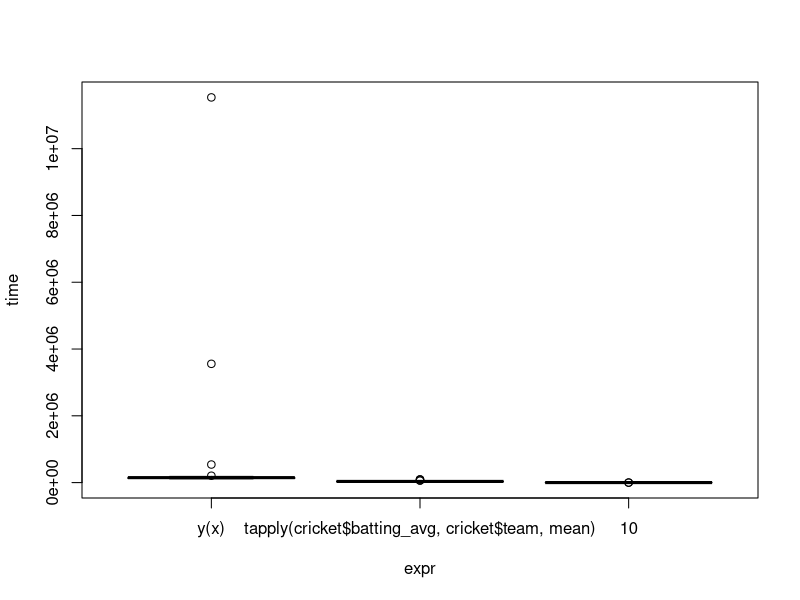

This chart was generated by the following R code: (Note: this script raises an error after producing the figure.)
#for tapply
cricket<- data.frame(team= gl(5,5,labels= paste("Team", LETTERS[1:5])),player = sample(letters, 25), batting_avg = runif(25.45, 50, 100))


#tapply for calculating mean of every team
tt<- tapply(cricket$batting_avg, cricket$team, mean)


#Equivalent for loop
y <- function(x){
  for(i in unique(cricket$team)){
    temp <- mean(cricket[which(cricket$team == i),"batting_avg"])
    print(c(temp,i))
  }
}

#microbechmark to compare
microo <- microbenchmark::microbenchmark(y(x),tapply(cricket$batting_avg, cricket$team, mean),10)

#plotting the graph
plot(microo)

#for autoplot
autoplot(microo)